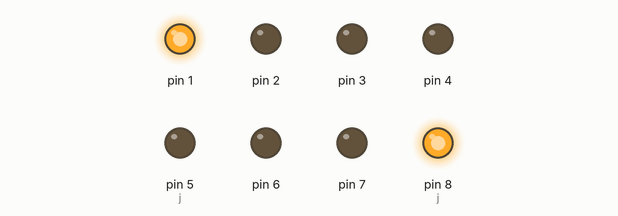
Simulated run of this sketch. Board: Arduino Uno, built with avr-gcc and run on an emulated ATmega328P. Parts: output pins drawn as LEDs (lit = HIGH).

Above: at 0.05 s.
At 0.35 s:
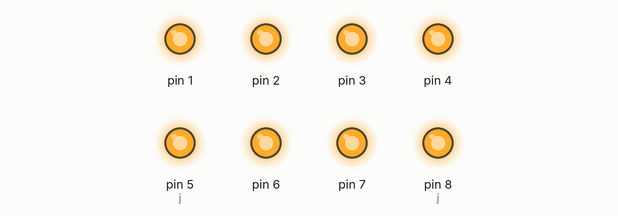
At 0.75 s:
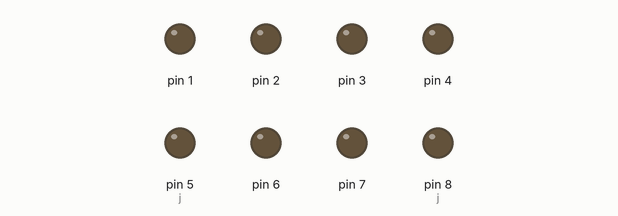
At 1.35 s:
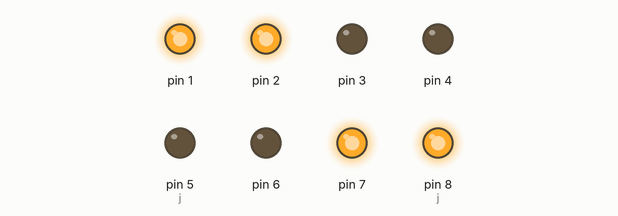
At 2.85 s:
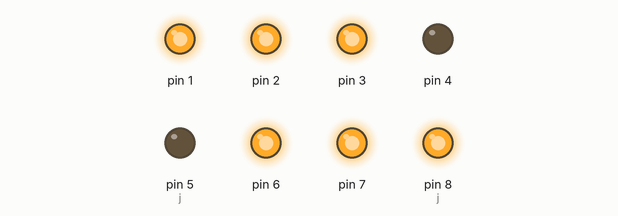
Timing chart, 0 to 3.1 s (numbered marks = the images above):
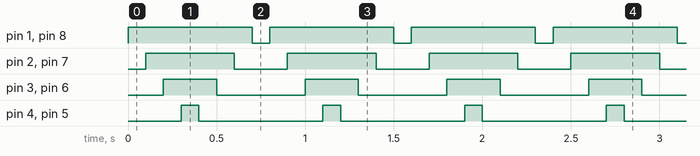

The sketch:

_6_8LED_Door_using_loop.ino
```cpp
void setup() {
  // put your setup code here, to run once:
pinMode(1,OUTPUT);
pinMode(2,OUTPUT);
pinMode(3,OUTPUT);
pinMode(4,OUTPUT);
pinMode(5,OUTPUT);
pinMode(6,OUTPUT);
pinMode(7,OUTPUT);
pinMode(8,OUTPUT);
}

void loop() {
  // put your main code here, to run repeatedly:
char i,j;
for(i=1,j=8;i<=4,j>=5;i++,j--)
{
  digitalWrite(i,HIGH);
  digitalWrite(j,HIGH);
  delay(100);
}
for(i=4,j=5;i>=1,j<=8;i--,j++)
{
  digitalWrite(i,LOW);
  digitalWrite(j,LOW);
  delay(100);
}
}
```

Measured:
- by itself, pin 1, pin 8 (j): alternates HIGH for 0.70 s and LOW for 0.10 s
- by itself, pin 2, pin 7: alternates HIGH for 0.50 s and LOW for 0.30 s
- by itself, pin 3, pin 6: alternates HIGH for 0.30 s and LOW for 0.50 s
- by itself, pin 4, pin 5 (j): alternates HIGH for 0.10 s and LOW for 0.70 s
